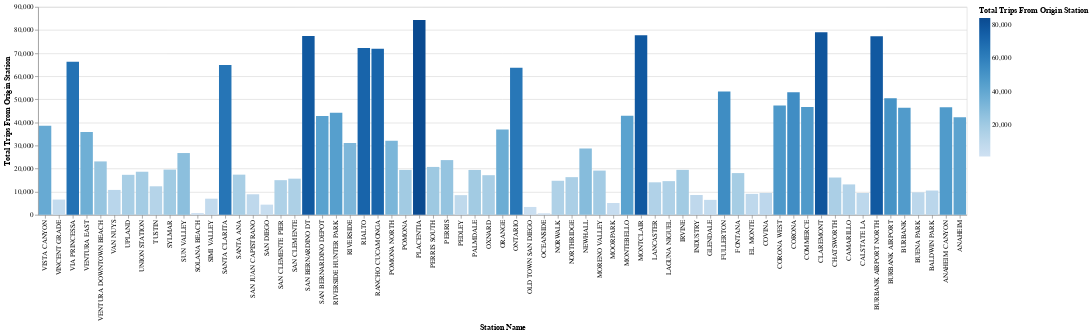

The code cell stored with this chart in its notebook:
### Code cell
base = alt.Chart(summary).encode(
    y=alt.Y(
        "total_trips_from_origin_station:Q", title="Total Trips From Origin Station"
    ).stack("zero"),
    x=alt.X("station_name:O", title="Station Name").sort("-x"),
    text=alt.Text("total_trips_from_origin_station:Q", format=".0f"),
)

bars = base.mark_bar(
    tooltip=alt.expr("luminance(scale('color', datum.sum_yield))")
).encode(
    color=alt.Color(
        "total_trips_from_origin_station:Q",
        legend=alt.Legend(title="Total Trips From Origin Station"),
    )
)


bars
